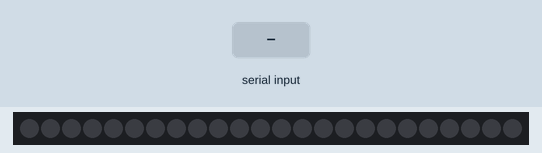
Recording of a sketch running on a simulated Arduino Uno, built with avr-gcc and run on an emulated ATmega328P. Shown: 24 RGB LEDs in strip order, left to right. The inputs (shaded band) are chosen by the test bench.

Above: at 1.2 s.
1.3 s: "90,45\n" received over Serial
At 1.45 s:
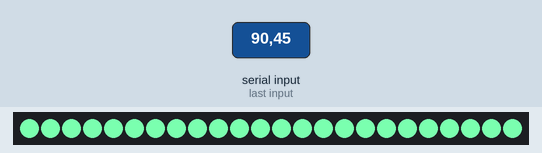
3.0 s: "5\n" received over Serial
At 3.14 s:
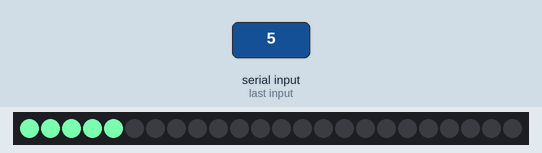
Timing chart, 0 to 6.0 s (numbered marks = the images above; inputs shaded):
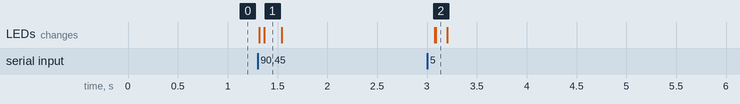

Measured:
- after the input at 1.3 s, the LEDs: first change at once (image 1 shows a later state)
- after the input at 3.0 s, the LEDs: first change after 0.08 s (image 2 shows a later state)

The sketch:

WS281xSerial.ino
```cpp
/*
  Reads serial input to turn on LEDs in a WS281x addressable LED string
  Use with the ProcessingSerialWrite example.
*/
#include <Adafruit_NeoPixel.h>

const int neoPixelPin = 0;  // control pin
const int pixelCount = 24;    // number of pixels

// set up strip:
Adafruit_NeoPixel strip = Adafruit_NeoPixel(pixelCount, neoPixelPin, NEO_GRBW + NEO_KHZ800);

long int color = 0x502AFF5F;

void setup() {
  // put your setup code here, to run once:
  Serial.begin(9600);

  strip.begin();    // initialize pixel strip
  strip.clear();    // turn all LEDs off
  strip.show();     // update strip
  Serial.setTimeout(10);
}

void loop() {
  int ledCount = 0;
  // put your main code here, to run repeatedly:
  // listen for serial input:
  if (Serial.available() > 0) {
    ledCount = Serial.parseInt();
    // constrain the output to the number of LEDS:
    ledCount = constrain(ledCount, 0, pixelCount);
  }
  // map its range to 24 pixels:
  // if the number of LEDs to turn on > 0,
  // then turn on ledCount leds:
  if (ledCount > 0) {
    for (int p = 0; p < ledCount; p++) {
      strip.setPixelColor(p, color);
      strip.show();
      delay(1);
    }
    // if ledCount is 0, turn off ALL the LEDS:
  } else {
    for (int p = pixelCount; p >= 0; p--) {
      strip.setPixelColor(p, 0);
      strip.show();
      delay(3);
    }
  }
}
```
